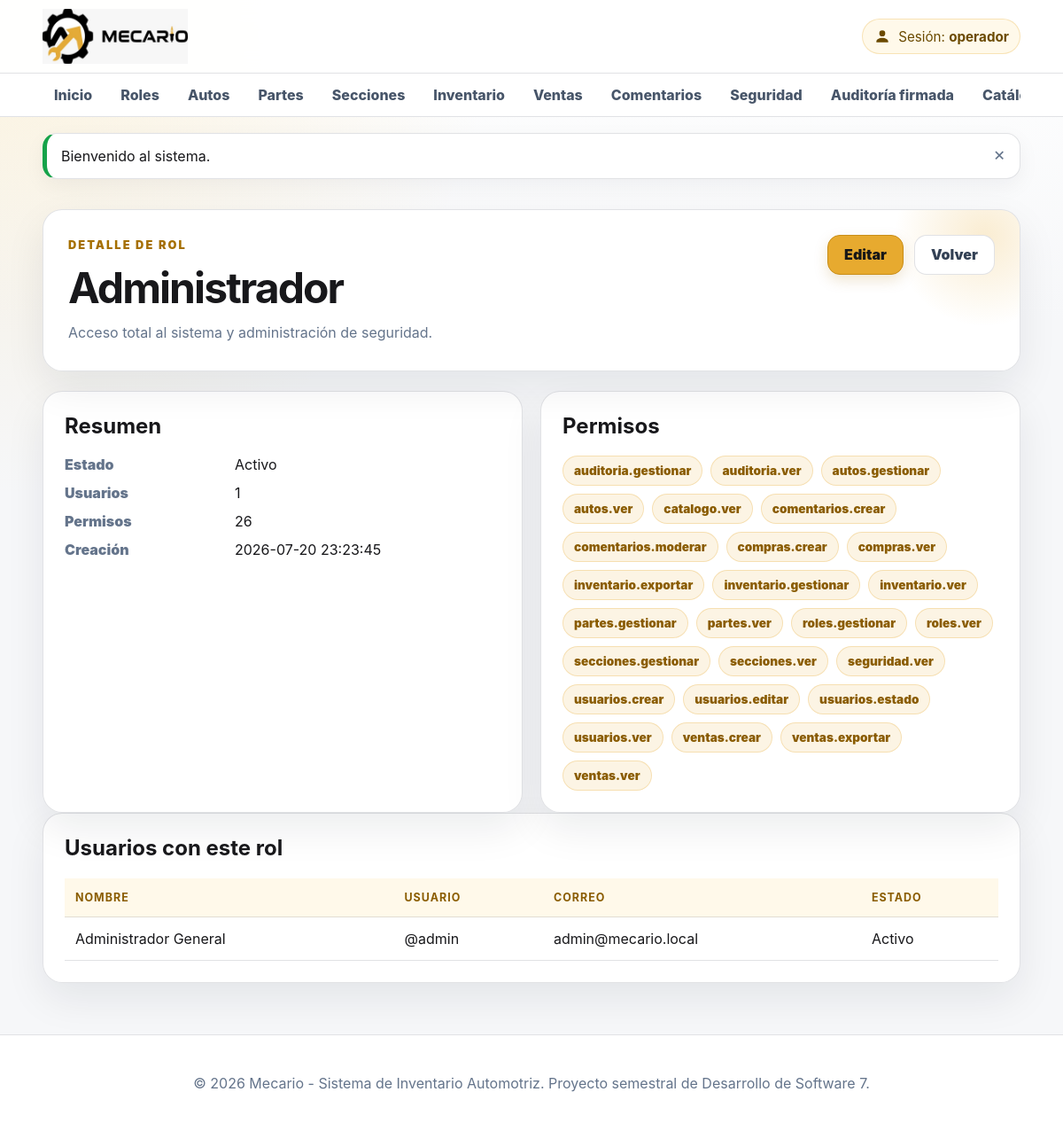
The app's page /public/roles/ver/1 (signed in) with its own data.
### tables this page shows
CREATE TABLE IF NOT EXISTS roles (
    id_rol INT UNSIGNED AUTO_INCREMENT PRIMARY KEY,
    nombre_rol VARCHAR(50) NOT NULL UNIQUE,
    descripcion VARCHAR(255) NULL,
    activo TINYINT(1) NOT NULL DEFAULT 1,
    fecha_creacion DATETIME NOT NULL DEFAULT CURRENT_TIMESTAMP,
    fecha_actualizacion DATETIME NULL DEFAULT NULL ON UPDATE CURRENT_TIMESTAMP,
    CONSTRAINT chk_rol_activo CHECK (activo IN (0,1))
);

CREATE TABLE IF NOT EXISTS permisos (
    id_permiso INT UNSIGNED AUTO_INCREMENT PRIMARY KEY,
    codigo VARCHAR(100) NOT NULL UNIQUE,
    modulo VARCHAR(80) NOT NULL,
    accion VARCHAR(50) NOT NULL,
    descripcion VARCHAR(255) NULL,
    activo TINYINT(1) NOT NULL DEFAULT 1,
    fecha_creacion DATETIME NOT NULL DEFAULT CURRENT_TIMESTAMP,
    CONSTRAINT chk_permiso_activo CHECK (activo IN (0,1))
);

CREATE TABLE IF NOT EXISTS usuarios (
    id_usuario INT UNSIGNED AUTO_INCREMENT PRIMARY KEY,
    nombre VARCHAR(100) NOT NULL,
    apellido VARCHAR(100) NOT NULL,
    usuario VARCHAR(50) NOT NULL UNIQUE,
    correo VARCHAR(150) NOT NULL UNIQUE,
    password_hash VARCHAR(255) NOT NULL,
    intentos_fallidos TINYINT UNSIGNED NOT NULL DEFAULT 0,
    bloqueado TINYINT(1) NOT NULL DEFAULT 0,
    bloqueado_hasta DATETIME NULL,
    activo TINYINT(1) NOT NULL DEFAULT 1,
    fecha_creacion DATETIME NOT NULL DEFAULT CURRENT_TIMESTAMP,
    fecha_actualizacion DATETIME NULL DEFAULT NULL ON UPDATE CURRENT_TIMESTAMP,
    CONSTRAINT chk_usuario_intentos CHECK (intentos_fallidos <= 3),
    CONSTRAINT chk_usuario_activo CHECK (activo IN (0,1)),
    CONSTRAINT chk_usuario_bloqueado CHECK (bloqueado IN (0,1)),
    INDEX idx_usuario_login (usuario, activo, bloqueado)
);

### app/Controllers/RolController.php (called while the page is built, shortened)
<?php
final class RolController
{
    private Rol $roles;
    public function __construct()
    {
        $this->roles = new Rol();
    }
    public function ver(string $id): void
    {
        $rol = $this->roles->obtener((int) $id);
        View::renderizar('roles/ver', [
            'titulo' => 'Detalle de rol',
            'rol' => $rol,
            'permisos' => $this->roles->obtenerPermisosDetalle((int) $id),
            'usuarios' => $this->roles->usuariosConRol((int) $id),
        ]);
    }
}

### public/index.php (called while the page is built, shortened)
<?php
$router = new Router();
$router->despachar();

### app/Core/Database.php (called while the page is built, shortened)
<?php
final class Database
{
    private PDO $conexion;
    private function __construct()
    {
        $config = require dirname(__DIR__, 2) . '/config/config.php';
        $db = $config['database'];
        $dsn = sprintf(
            'mysql:host=%s;port=%s;dbname=%s;charset=%s',
            $db['host'],
            $db['port'],
            $db['name'],
            $db['charset']
        );
        try {
            $this->conexion = new PDO(
                $dsn,
                $db['user'],
                $db['password'],
                [
                    PDO::ATTR_ERRMODE => PDO::ERRMODE_EXCEPTION,
                    PDO::ATTR_DEFAULT_FETCH_MODE => PDO::FETCH_ASSOC,
                    PDO::ATTR_EMULATE_PREPARES => false,
                ]
            );
        } catch (PDOException $exception) {
            throw new RuntimeException(
                'No se pudo conectar con la base de datos.',
                0,
                $exception
            );
        }
    }
    public function consultar(string $sql, array $parametros = []): PDOStatement
    {
        $sentencia = $this->conexion->prepare($sql);
        $sentencia->execute($parametros);
        return $sentencia;
    }
    public function consultarTodos(string $sql, array $parametros = []): array
    {
        return $this->consultar($sql, $parametros)->fetchAll();
    }
    public function consultarUno(string $sql, array $parametros = []): ?array
    {
        $resultado = $this->consultar($sql, $parametros)->fetch();
        return $resultado === false ? null : $resultado;
    }
}

### app/Models/Rol.php (called while the page is built, shortened)
<?php
final class Rol
{
    private Database $db;
    public function __construct()
    {
        $this->db = Database::getInstancia();
    }
    public function obtener(int $id): ?array
    {
        return $this->db->consultarUno(
            'SELECT
                r.id_rol AS id,
                r.nombre_rol AS nombre,
                r.descripcion,
                r.activo,
                r.fecha_creacion,
                (SELECT COUNT(*) FROM usuario_rol ur WHERE ur.id_rol = r.id_rol) AS total_usuarios,
                (SELECT COUNT(*) FROM rol_permiso rp WHERE rp.id_rol = r.id_rol) AS total_permisos
            FROM roles r
            WHERE r.id_rol = :id_rol
            LIMIT 1',
            ['id_rol' => $id]
        );
    }
    public function obtenerPermisosDetalle(int $rolId): array
    {
        return $this->db->consultarTodos(
            'SELECT
                p.id_permiso AS id,
                p.codigo AS clave,
                p.codigo AS nombre,
                p.modulo,
                p.accion,
                p.descripcion
            FROM rol_permiso rp
            INNER JOIN permisos p ON p.id_permiso = rp.id_permiso
            WHERE rp.id_rol = :id_rol
            ORDER BY p.modulo, p.accion',
            ['id_rol' => $rolId]
        );
    }
    public function usuariosConRol(int $rolId): array
    {
        return $this->db->consultarTodos(
            'SELECT
                u.id_usuario AS id,
                u.nombre,
                u.apellido,
                CONCAT(u.nombre, " ", u.apellido) AS nombre_completo,
                u.usuario,
                u.correo,
                u.activo
            FROM usuario_rol ur
            INNER JOIN usuarios u ON u.id_usuario = ur.id_usuario
            WHERE ur.id_rol = :id_rol
            ORDER BY u.nombre, u.apellido',
            ['id_rol' => $rolId]
        );
    }
}

### app/Helpers/Sanitizer.php (called while the page is built, shortened)
<?php
final class Sanitizer
{
    public static function html(mixed $valor): string
    {
        return htmlspecialchars(
            (string) $valor,
            ENT_QUOTES | ENT_SUBSTITUTE,
            'UTF-8'
        );
    }
}

### app/Helpers/Url.php (called while the page is built, shortened)
<?php
final class Url
{
    public static function base(): string
    {
        $script = str_replace(
            '\\',
            '/',
            $_SERVER['SCRIPT_NAME'] ?? '/public/index.php'
        );
        $base = rtrim(dirname($script), '/');
        return $base === '.' ? '' : $base;
    }
    public static function ruta(string $ruta = '/'): string
    {
        $ruta = '/' . ltrim($ruta, '/');
        return self::base() . ($ruta === '//' ? '/' : $ruta);
    }
}

### app/Views/roles/ver.php (the view, shortened to what this page needs)
<main class="container"><section class="module-hero"><div><span class="eyebrow">Detalle de rol</span><h1><?= Sanitizer::html($rol['nombre']) ?></h1><p><?= Sanitizer::html($rol['descripcion'] ?? '') ?></p></div><div class="action-row"><a class="btn" href="<?= Sanitizer::html(Url::ruta('/roles/editar/'.$rol['id'])) ?>">Editar</a><a class="btn btn-secundario" href="<?= Sanitizer::html(Url::ruta('/roles')) ?>">Volver</a></div></section><section class="grid-cards two-cols"><article class="card detail-card"><h2>Resumen</h2><dl><dt>Estado</dt><dd><?= (int)$rol['activo']===1?'Activo':'Inactivo' ?></dd><dt>Usuarios</dt><dd><?= (int)$rol['total_usuarios'] ?></dd><dt>Permisos</dt><dd><?= (int)$rol['total_permisos'] ?></dd><dt>Creación</dt><dd><?= Sanitizer::html($rol['fecha_creacion']) ?></dd></dl></article><article class="card"><h2>Permisos</h2><div class="chips"><?php if(empty($permisos)): ?><span class="muted">Sin permisos asignados.</span><?php endif; ?><?php foreach($permisos as $permiso): ?><span class="chip"><?= Sanitizer::html($permiso['clave']) ?></span><?php endforeach; ?></div></article></section><section class="card table-wrapper"><h2>Usuarios con este rol</h2><table><thead><tr><th>Nombre</th><th>Usuario</th><th>Correo</th><th>Estado</th></tr></thead><tbody><?php if(empty($usuarios)): ?><tr><td colspan="4" class="empty-state">Ningún usuario tiene este rol.</td></tr><?php endif; ?><?php foreach($usuarios as $usuario): ?><tr><td><?= Sanitizer::html($usuario['nombre_completo']) ?></td><td>@<?= Sanitizer::html($usuario['usuario']) ?></td><td><?= Sanitizer::html($usuario['correo']) ?></td><td><?= (int)$usuario['activo']===1?'Activo':'Inactivo' ?></td></tr><?php endforeach; ?></tbody></table></section></main>

### app/Core/Router.php (shortened to what this page needs)
<?php
final class Router
{
    private array $rutas = [];
    private function agregar(
        string $metodo,
        string $ruta,
        callable|array $accion
    ): void {
        $this->rutas[$metodo][] = [
            'ruta' => $this->normalizar($ruta),
            'accion' => $accion,
        ];
    }
    public function despachar(): void
    {
        $metodo = strtoupper($_SERVER['REQUEST_METHOD'] ?? 'GET');
        $rutaActual = $this->obtenerRutaActual();
        foreach ($this->rutas[$metodo] ?? [] as $rutaRegistrada) {
            $parametros = $this->coincide(
                $rutaRegistrada['ruta'],
                $rutaActual
            );
            if ($parametros !== false) {
                $this->ejecutarAccion(
                    $rutaRegistrada['accion'],
                    $parametros
                );
                return;
            }
        }
    }
    private function obtenerRutaActual(): string
    {
        $uri = parse_url(
            $_SERVER['REQUEST_URI'] ?? '/',
            PHP_URL_PATH
        ) ?: '/';
        $base = dirname($_SERVER['SCRIPT_NAME'] ?? '');
        if (
            $base !== ''
            && $base !== '/'
            && str_starts_with($uri, $base)
        ) {
            $uri = substr($uri, strlen($base));
        }
        return $this->normalizar($uri);
    }
    private function normalizar(string $ruta): string
    {
        $ruta = '/' . trim($ruta, '/');
        return $ruta === '//' ? '/' : $ruta;
    }
    private function coincide(
        string $rutaRegistrada,
        string $rutaActual
    ): array|false {
        $patron = preg_replace(
            '#\{[a-zA-Z_][a-zA-Z0-9_]*\}#',
            '([^/]+)',
            $rutaRegistrada
        );
        if (!preg_match('#^' . $patron . '$#', $rutaActual, $coincidencias)) {
            return false;
        }
        array_shift($coincidencias);
        return $coincidencias;
    }
    private function ejecutarAccion(
        callable|array $accion,
        array $parametros
    ): void {
        if (
            is_array($accion)
            && isset($accion[0], $accion[1])
            && is_string($accion[0])
        ) {
            $controlador = new $accion[0]();
            $metodo = $accion[1];
            $controlador->{$metodo}(...$parametros);
            return;
        }
    }
}

### public/assets/css/style.css (style rules this page uses)
:root { --bg: #f6f7f9; --bg-2: #ffffff; --panel: #ffffff; --panel-2: #f8fafc; --text: #18181b; --muted: #64748b; --line: rgba(15, 23, 42, .12); --yellow: #e7aa2f; --yellow-2: #f5c451; --yellow-soft: rgba(231, 170, 47, .13); --white: #18181b; --success: #16a34a; --danger: #dc2626; --warning: #d97706; --shadow: 0 18px 45px rgba(15, 23, 42, .08); --radius: 22px; }
* { box-sizing: border-box; }
html { scroll-behavior: smooth; }
body { margin: 0; min-height: 100vh; font-family: Inter, Segoe UI, Arial, Helvetica, sans-serif; color: var(--text); background: radial-gradient(circle at top left, rgba(245,196,81,.18), transparent 32%), linear-gradient(180deg, #ffffff 0, var(--bg) 360px); }
a { color: inherit; text-decoration: none; }
.container { width: min(1180px, 92%); margin: 34px auto 58px; }
.hero, .module-hero, .card, .stat-card, .inner-panel { background: rgba(255,255,255,.96); border: 1px solid var(--line); border-radius: var(--radius); box-shadow: var(--shadow); }
.hero::after, .module-hero::after { content: ""; position: absolute; width: 220px; height: 220px; right: -70px; top: -80px; background: radial-gradient(circle, rgba(231,170,47,.22), transparent 65%); pointer-events: none; z-index: 0; }
.hero > *, .module-hero > * { position: relative; z-index: 1; }
.module-hero { position: relative; overflow: hidden; padding: 28px; display: flex; justify-content: space-between; align-items: flex-start; gap: 22px; margin-bottom: 22px; }
.hero h1, .module-hero h1 { margin: 8px 0 12px; max-width: 820px; font-size: clamp(2rem, 5vw, 4.1rem); line-height: 1.05; letter-spacing: -.04em; }
.module-hero h1 { font-size: clamp(1.9rem, 4vw, 3rem); }
.hero p, .module-hero p { margin: 0; max-width: 760px; color: var(--muted); line-height: 1.7; }
.eyebrow { display: inline-flex; margin-bottom: 8px; color: #a56f00; font-size: .8rem; font-weight: 950; letter-spacing: .16em; text-transform: uppercase; }
.hero-acciones, .action-row, .form-actions { display: flex; flex-wrap: wrap; gap: 12px; align-items: center; margin-top: 24px; }
.module-hero .action-row { margin-top: 0; justify-content: flex-end; }
.btn { display: inline-flex; align-items: center; justify-content: center; gap: 8px; min-height: 44px; padding: 12px 18px; border: 1px solid #c98d16; border-radius: 14px; background-color: #e7aa2f; background-image: none; color: #171717; font-weight: 900; line-height: 1.2; cursor: pointer; box-shadow: 0 6px 16px rgba(165,111,0,.18); position: static; z-index: auto; opacity: 1; visibility: visible; text-decoration: none; filter: none; transform: none; transition: none; }
.btn-secundario, .btn-soft { background: #ffffff; color: #334155; border: 1px solid var(--line); box-shadow: none; }
.grid-cards { display: grid; grid-template-columns: repeat(auto-fit, minmax(255px, 1fr)); gap: 20px; margin-top: 22px; }
.two-cols { grid-template-columns: repeat(auto-fit, minmax(320px, 1fr)); }
.card, .stat-card, .inner-panel { padding: 24px; }
.card h1, .card h2, .card h3 { margin-top: 0; }
.table-wrapper { overflow-x: auto; }
table { width: 100%; border-collapse: collapse; min-width: 760px; }
th { text-align: left; color: #8a5c00; font-size: .78rem; text-transform: uppercase; letter-spacing: .08em; background: #fff9ea; }
th, td { padding: 14px 12px; border-bottom: 1px solid var(--line); vertical-align: middle; }
.badge, .chip { display: inline-flex; align-items: center; border-radius: 999px; font-weight: 900; }
.chips, .chip-list { display: flex; flex-wrap: wrap; gap: 9px; }
.chip { padding: 8px 12px; background: var(--yellow-soft); color: #8a5c00; border: 1px solid rgba(231,170,47,.28); font-size: .85rem; }
.detalle-datos, .detail-list, .detail-card dl { display: grid; grid-template-columns: 180px 1fr; gap: 12px; }
dt { color: var(--muted); font-weight: 900; }
dd { margin: 0; }

### records on screen
roles: nombre_rol "Administrador", descripcion "Acceso total al sistema y administración de seguridad.", fecha_creacion "2026-07-20 23:23:45"
permisos: codigo "auditoria.gestionar"
permisos: codigo "auditoria.ver"
permisos: codigo "autos.gestionar"
permisos: codigo "autos.ver"
permisos: codigo "catalogo.ver"
permisos: codigo "comentarios.crear"
permisos: codigo "comentarios.moderar"
permisos: codigo "compras.crear"
permisos: codigo "compras.ver"
permisos: codigo "inventario.exportar"
permisos: codigo "inventario.gestionar"
permisos: codigo "inventario.ver"
permisos: codigo "partes.gestionar"
permisos: codigo "partes.ver"
permisos: codigo "roles.gestionar"
permisos: codigo "roles.ver"
permisos: codigo "secciones.gestionar"
permisos: codigo "secciones.ver"
permisos: codigo "seguridad.ver"
permisos: codigo "usuarios.crear"
permisos: codigo "usuarios.editar"
permisos: codigo "usuarios.estado"
permisos: codigo "usuarios.ver"
permisos: codigo "ventas.crear"
permisos: codigo "ventas.exportar"
permisos: codigo "ventas.ver"
usuarios: nombre_completo "Administrador General", usuario "admin", correo "admin@mecario.local", activo "Activo"

### other values on screen
Sanitizer::html($mensaje['texto'] ?? '') "Bienvenido al sistema."
$rol['total_usuarios'] "1"
$rol['total_permisos'] "26"
